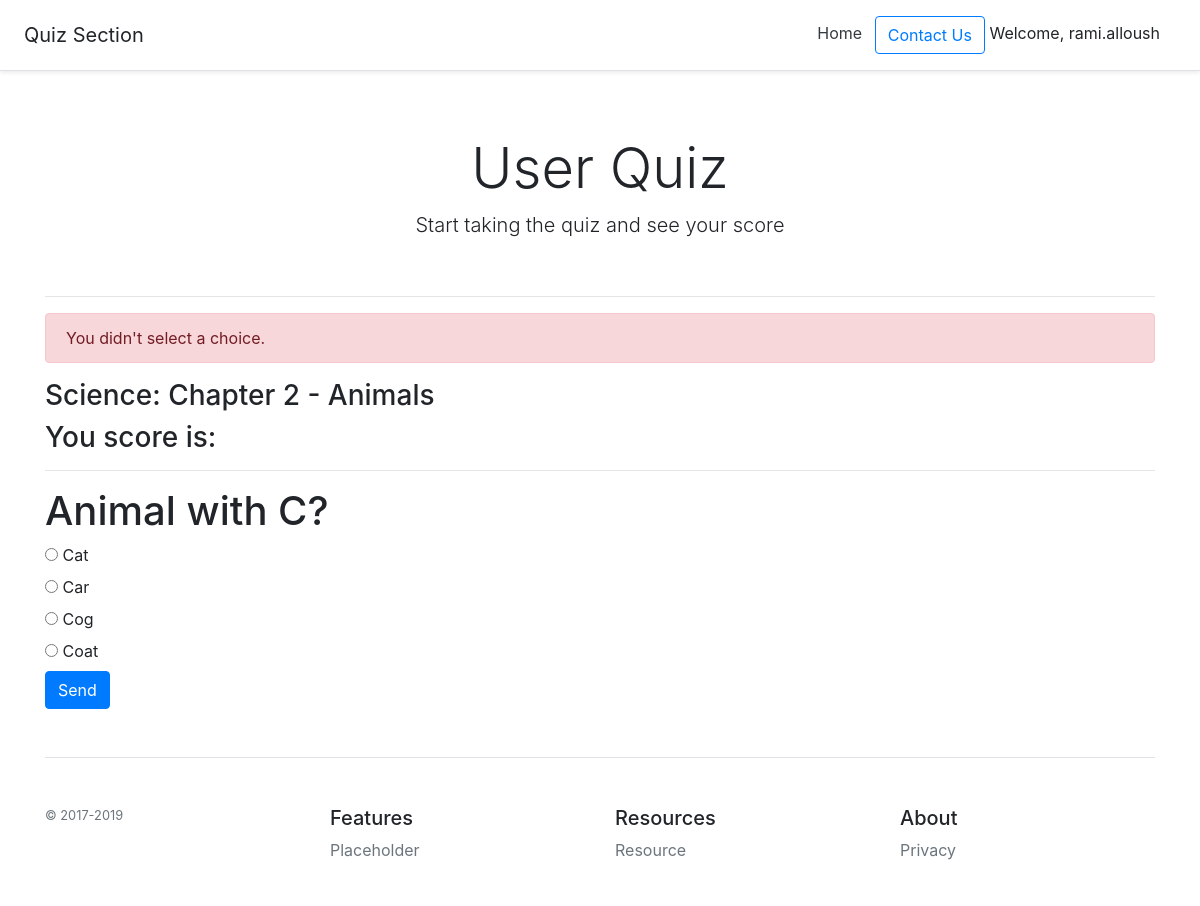
/quiz/2/vote/ (signed in), run on the app's committed database.
### quiz/models.py (models this page shows, shortened)
class Question(models.Model):
    question_text = models.CharField(max_length=300)
    question_choice_1 = models.CharField(max_length=300)
    question_choice_2 = models.CharField(max_length=100)
    question_choice_3 = models.CharField(max_length=100)
    question_choice_4 = models.CharField(max_length=100)
    question_answer = models.IntegerField(
        default=1, validators=[MinValueValidator(1), MaxValueValidator(4)])
    pub_date = models.DateTimeField('Date published', default=timezone.now)
    chapter = models.ForeignKey(Chapter, on_delete=models.CASCADE, default=1)

class Chapter(models.Model):
    chapter_name = models.CharField(max_length=300)
    course = models.ForeignKey(Course, on_delete=models.CASCADE)
    def __str__(self):
        return "{}: {}".format(self.course.course_name, self.chapter_name)

class Course(models.Model):
    course_name = models.CharField(max_length=300)

### quiz/views.py (the view, shortened to what this page needs)
# urls.py: path('<int:question_id>/vote/', login_required(views.VoteView), name='vote'),
def VoteView(request, question_id):
    question = get_object_or_404(Question, pk=question_id)
    try:
        selected_choice = int(request.POST['choice'])
    except (KeyError, MultiValueDictKeyError):
        return render(request, 'quiz/detail.html', {
            'question': question,
            'error_message': "You didn't select a choice.",
        })

### quiz/templates/quiz/detail.html (shortened to what this page needs)
{% extends 'quiz/base.html' %}
{% block content %}
{% if error_message %}<div class="alert alert-danger" role="alert">{{ error_message }}</div>{% endif %}
<h3>{{ question.chapter }}</h3>
<h3>You score is: {{ request.session.score }}</h3>
<hr>
<h1>{{ question.question_text }}</h1>
<form action="{% url 'quiz:vote' question.id %}" method="post">
    <input type="radio" name="choice" id="choice1" value="1">
    <label for="choice1">{{ question.question_choice_1 }}</label><br>
    <input type="radio" name="choice" id="choice2" value="2">
    <label for="choice2">{{ question.question_choice_2 }}</label><br>
    <input type="radio" name="choice" id="choice3" value="3">
    <label for="choice3">{{ question.question_choice_3 }}</label><br>
    <input type="radio" name="choice" id="choice4" value="4">
    <label for="choice4">{{ question.question_choice_4 }}</label><br>
    <input type="submit" class="btn btn-primary" value="Send">
</form>
{% endblock %}

### quiz/templates/quiz/base.html (shortened to what this page needs)
<!doctype html>
<html lang="en">
<head>
    <link href="https://getbootstrap.com/docs/4.3/dist/css/bootstrap.min.css" rel="stylesheet"
>
</head>
<body>
    <div class="d-flex flex-column flex-md-row align-items-center p-3 px-md-4 mb-3 bg-white border-bottom shadow-sm">
        <h5 class="my-0 mr-md-auto font-weight-normal">Quiz Section</h5>
        <nav class="my-2 my-md-0 mr-md-3">
            <a class="p-2 text-dark" href="{% url 'quiz:index' %}">Home</a>
            <a class="btn btn-outline-primary" href="#">Contact Us</a>
            {% if request.user.is_authenticated %}
            Welcome, {{ request.user.username }}
            {% else %}
            <a href="/accounts/login">Login</a>
            {% endif %}
        </nav>
    </div>
    <div class="px-3 pt-md-5 pb-md-4 mx-auto text-center">
        <h1 class="display-4">User Quiz</h1>
        <p class="lead">Start taking the quiz and see your score</p>
    </div>
    <div class="container">
        <hr>
        {% block content %}
        {% endblock %}
        <footer class="pt-4 my-md-5 pt-md-5 border-top">
            <div class="row">
                <div class="col-12 col-md">
                    <small class="d-block mb-3 text-muted">&copy; 2017-2019</small>
                </div>
                <div class="col-6 col-md">
                    <h5>Features</h5>
                    <ul class="list-unstyled text-small">
                        <li><a class="text-muted" href="#">Placeholder</a></li>
                    </ul>
                </div>
                <div class="col-6 col-md">
                    <h5>Resources</h5>
                    <ul class="list-unstyled text-small">
                        <li><a class="text-muted" href="#">Resource</a></li>
                    </ul>
                </div>
                <div class="col-6 col-md">
                    <h5>About</h5>
                    <ul class="list-unstyled text-small">
                        <li><a class="text-muted" href="#">Privacy</a></li>
                    </ul>
                </div>
            </div>
        </footer>
    </div>
</body>
</html>

### data on the page
Question: chapter "Science: Chapter 2 - Animals", question_text "Animal with C?", question_choice_1 "Cat", question_choice_2 "Car", question_choice_3 "Cog", question_choice_4 "Coat"

### other printed values
{{ request.user.username }} "rami.alloush"
{{ error_message }} "You didn't select a choice."
